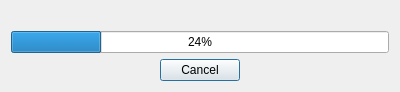
<?xml version="1.0" encoding="UTF-8"?>
<ui version="4.0">
 <class>cMessageDialog</class>
 <widget class="QDialog" name="cMessageDialog">
  <property name="geometry">
   <rect>
    <x>0</x>
    <y>0</y>
    <width>400</width>
    <height>91</height>
   </rect>
  </property>
  <property name="windowTitle">
   <string>Message</string>
  </property>
  <layout class="QGridLayout" name="gridLayout">
   <item row="0" column="0">
    <layout class="QVBoxLayout" name="verticalLayout">
     <item>
      <widget class="QLabel" name="m_lpMessage">
       <property name="text">
        <string/>
       </property>
      </widget>
     </item>
     <item>
      <widget class="QProgressBar" name="m_lpProgressBar">
       <property name="value">
        <number>24</number>
       </property>
      </widget>
     </item>
    </layout>
   </item>
   <item row="1" column="0">
    <layout class="QHBoxLayout" name="horizontalLayout">
     <item>
      <spacer name="horizontalSpacer">
       <property name="orientation">
        <enum>Qt::Horizontal</enum>
       </property>
       <property name="sizeHint" stdset="0">
        <size>
         <width>40</width>
         <height>20</height>
        </size>
       </property>
      </spacer>
     </item>
     <item>
      <widget class="QPushButton" name="m_lpCancel">
       <property name="text">
        <string>Cancel</string>
       </property>
      </widget>
     </item>
     <item>
      <spacer name="horizontalSpacer_2">
       <property name="orientation">
        <enum>Qt::Horizontal</enum>
       </property>
       <property name="sizeHint" stdset="0">
        <size>
         <width>40</width>
         <height>20</height>
        </size>
       </property>
      </spacer>
     </item>
    </layout>
   </item>
  </layout>
 </widget>
 <resources/>
 <connections/>
</ui>
